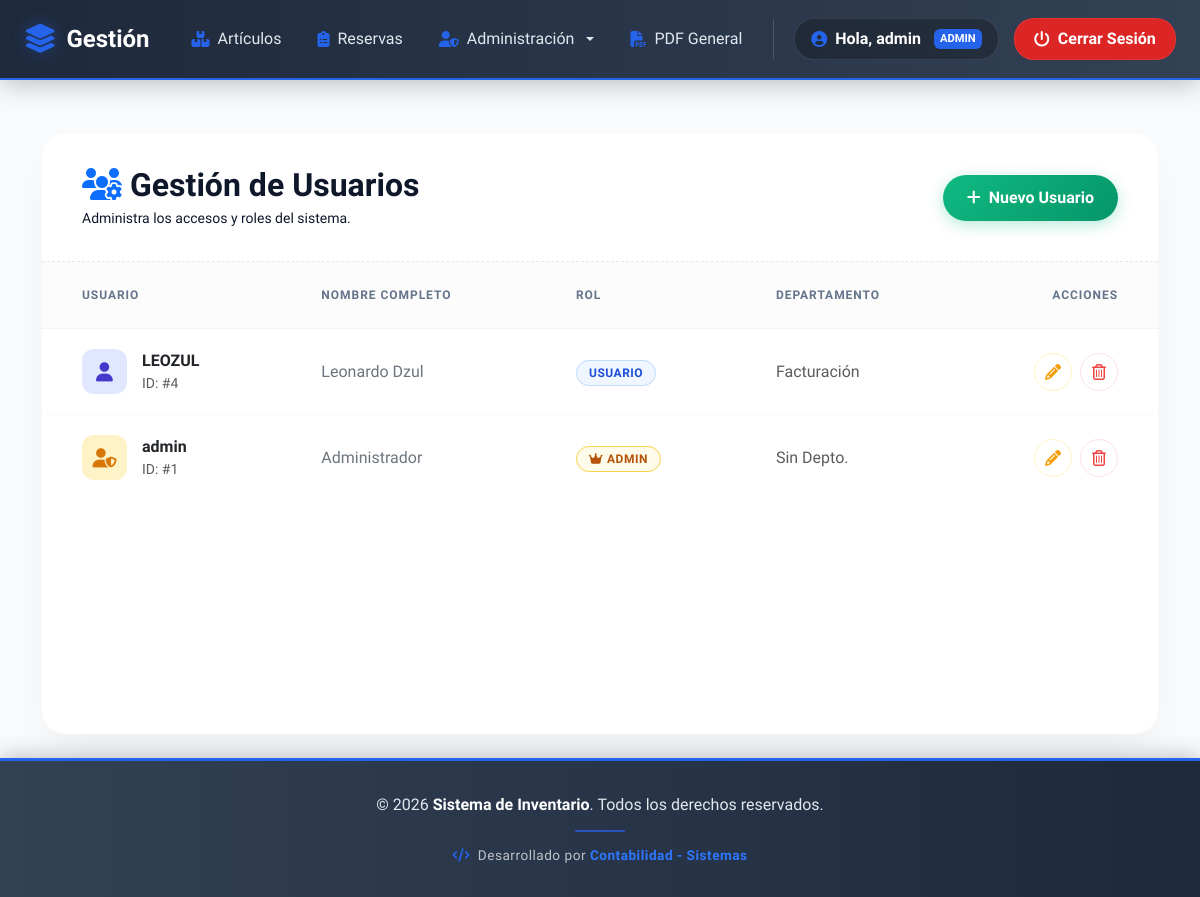
/admin_users.php (signed in), run on an earlier commit of the app's database.
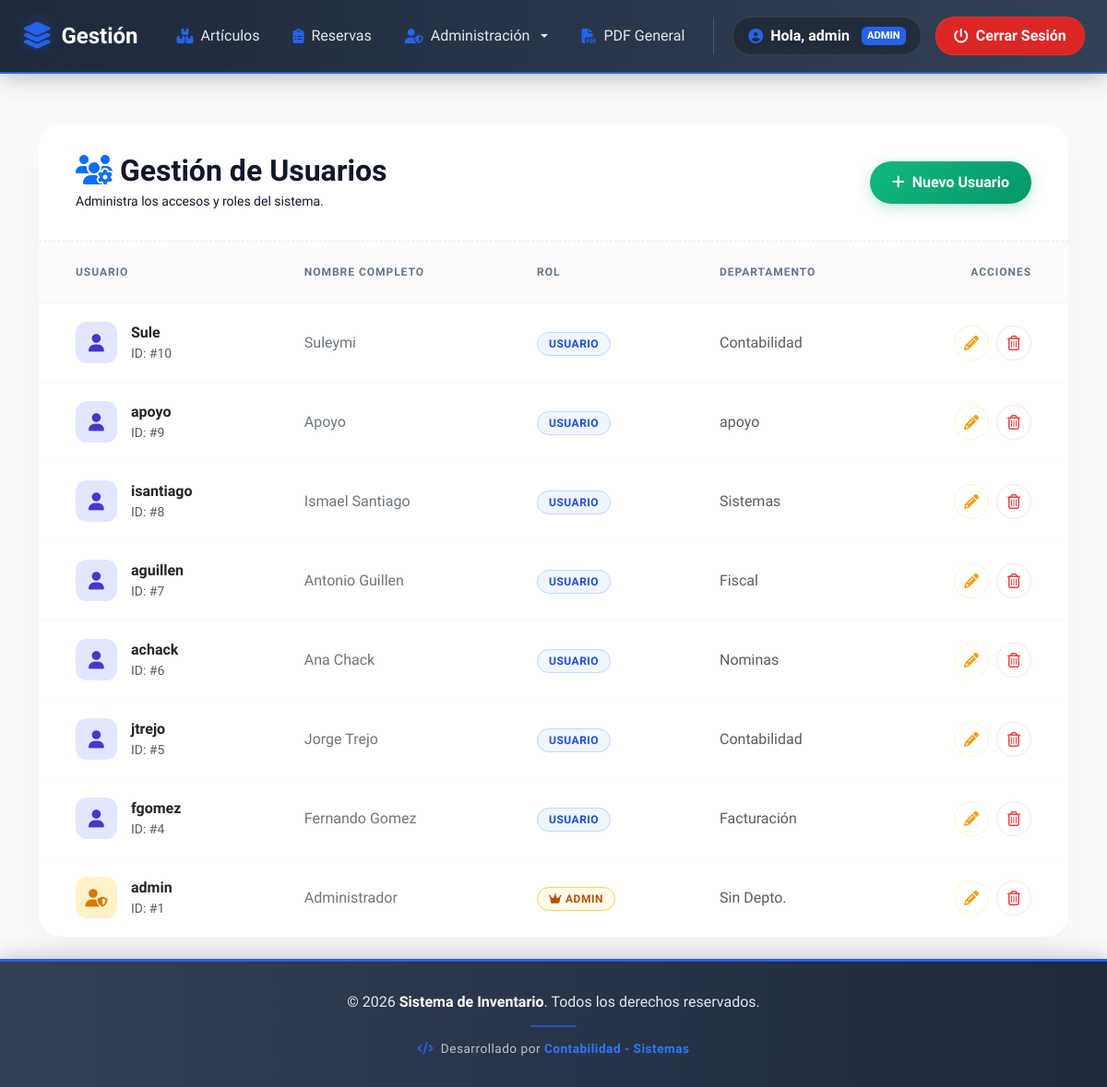
And on a later commit of the database.
### tables this page shows
CREATE TABLE `users` (
  `id` int(11) NOT NULL,
  `username` varchar(100) NOT NULL,
  `password` varchar(255) NOT NULL,
  `full_name` varchar(255) DEFAULT NULL,
  `email` varchar(255) DEFAULT NULL,
  `role` enum('admin','usuario') NOT NULL DEFAULT 'usuario',
  `department_id` int(11) DEFAULT NULL,
  `created_at` timestamp NOT NULL DEFAULT current_timestamp()
);

CREATE TABLE `departments` (
  `id` int(11) NOT NULL,
  `name` varchar(255) NOT NULL
);

### config/auth.php (called while the page is built, shortened)
<?php
require_once __DIR__ . '/db.php';
function is_logged_in() {
    return isset($_SESSION['user_id']);
}
function current_user() {
    global $conn;
    $id = (int)$_SESSION['user_id'];
    $stmt = $conn->prepare("SELECT u.*, d.name as department_name FROM users u LEFT JOIN departments d ON u.department_id=d.id WHERE u.id = ?");
    $stmt->bind_param("i",$id);
    $stmt->execute();
    $res = $stmt->get_result();
    return $res->fetch_assoc();
}
?>

### public/admin_users.php (the view, shortened to what this page needs)
<?php
require_once __DIR__ . '/../config/auth.php';
$items_per_page = 12;
$page = isset($_GET['page']) ? (int)$_GET['page'] : 1;
$offset = ($page - 1) * $items_per_page;
$users = [];
$res = $conn->query("
    SELECT u.*, d.name AS department_name
    FROM users u
    LEFT JOIN departments d ON u.department_id = d.id
    ORDER BY u.created_at DESC
    LIMIT $offset, $items_per_page
");
while($r = $res->fetch_assoc()) $users[] = $r;
?>
<!doctype html>
<html lang="es">
<head>
    <link href="https://cdn.jsdelivr.net/npm/bootstrap@5.3.3/dist/css/bootstrap.min.css" rel="stylesheet">
    <link rel="stylesheet" href="https://cdnjs.cloudflare.com/ajax/libs/font-awesome/6.4.0/css/all.min.css">
</head>
<body>
    <?php include("navbar.php"); ?>
    <div class="container py-4">
        <div class="card-modern">
            <div class="card-header-modern">
                <div>
                    <h2 class="fw-bold mb-1"><i class="fa-solid fa-users-gear me-2 text-primary"></i>Gestión de Usuarios
                    </h2>
                    <p class="text-gray mb-0 small">Administra los accesos y roles del sistema.</p>
                </div>
                <button class="btn-add-custom" onclick="openAddModal()">
                    <i class="fa-solid fa-plus me-2"></i>Nuevo Usuario
                </button>
            </div>
            <div class="table-responsive flex-grow-1">
                <table class="table-modern">
                    <thead>
                        <tr>
                            <th>Usuario</th>
                            <th>Nombre Completo</th>
                            <th>Rol</th>
                            <th>Departamento</th>
                            <th class="text-end">Acciones</th>
                        </tr>
                    </thead>
                    <tbody>
                        <?php if(count($users) > 0): ?>
                        <?php foreach($users as $u):
                            $isAdmin = ($u['role'] === 'admin');
                        ?>
                        <tr class="user-row">
                            <td>
                                <div class="d-flex align-items-center">
                                    <div class="role-avatar <?= $isAdmin ? 'avatar-admin' : 'avatar-user' ?>">
                                        <i class="fa-solid <?= $isAdmin ? 'fa-user-shield' : 'fa-user' ?>"></i>
                                    </div>
                                    <div class="fw-bold text-dark">
                                        <?= htmlspecialchars($u['username'] ?? '') ?>
                                        <div class="small text-muted fw-normal">ID: #<?= $u['id'] ?></div>
                                    </div>
                                </div>
                            </td>
                            <td class="text-secondary fw-medium">
                                <?= htmlspecialchars($u['full_name'] ?? '---') ?>
                            </td>
                            <td>
                                <?php if($isAdmin): ?>
                                <span class="badge-role badge-admin-style"><i
                                        class="fa-solid fa-crown me-1"></i>Admin</span>
                                <?php else: ?>
                                <span class="badge-role badge-user-style">Usuario</span>
                                <?php endif; ?>
                            </td>
                            <td class="text-muted">
                                <?= htmlspecialchars($u['department_name'] ?? 'Sin Depto.') ?>
                            </td>
                            <td class="text-end">
                                <div class="btn-action-group">
                                    <button class="btn-circle btn-edit-modern"
                                        onclick='openEditModal(<?= json_encode($u) ?>)' title="Editar Usuario">
                                        <i class="fa-solid fa-pencil"></i>
                                    </button>
                                    <button class="btn-circle btn-delete-modern"
                                        onclick="openDeleteModal(<?= $u['id'] ?>, '<?= htmlspecialchars($u['username']) ?>')"
                                        title="Eliminar Usuario">
                                        <i class="fa-regular fa-trash-can"></i>
                                    </button>
                                </div>
                            </td>
                        </tr>
                        <?php endforeach; ?>
                        <?php endif; ?>
                    </tbody>
                </table>
            </div>
        </div>
    </div>
    <?php include("footer.php"); ?>
</body>
</html>

### public/navbar.php (shortened to what this page needs)
<?php
require_once __DIR__ . '/../config/auth.php';
$user = is_logged_in() ? current_user() : null;
if (!isset($tema)) {
    $tema = [
        'nav_title' => 'Gestión',
        'primary_color' => '#334155',
        'dark_color' => '#1e293b',
        'accent_color' => '#2563eb'
    ];
}
?>
<nav class="navbar navbar-expand-lg navbar-custom">
    <div class="container-fluid px-4">
        <a class="navbar-brand-custom" href="index.php">
            <i class="fas <?= $tema['hero_icon'] ?? 'fa-layer-group' ?>"></i>
            <span><?= htmlspecialchars($tema['nav_title']) ?></span>
        </a>
        <div class="collapse navbar-collapse" id="navbarContent">
            <ul class="navbar-nav me-auto mb-2 mb-lg-0">
                <li class="nav-item">
                    <a class="nav-link-custom" href="items.php">
                        <i class="fas <?= $tema['icon_adornos'] ?? 'fa-boxes-stacked' ?>"></i>
                        <span>Artículos</span>
                    </a>
                </li>
                <li class="nav-item">
                    <a class="nav-link-custom" href="reservations.php">
                        <i class="fas <?= $tema['icon_reservas'] ?? 'fa-clipboard-list' ?>"></i>
                        <span>Reservas</span>
                    </a>
                </li>
                <?php if($user && $user['role'] === 'admin'): ?>
                <li class="nav-item dropdown">
                    <a class="nav-link-custom dropdown-toggle" href="#" id="adminDropdown" role="button"
                        data-bs-toggle="dropdown" aria-expanded="false">
                        <i class="fas fa-user-shield"></i>
                        <span>Administración</span>
                    </a>
                </li>
                <?php endif; ?>
                <?php if($user && $user['role'] === 'admin'): ?>
                <li class="nav-item">
                    <a class="nav-link-custom" href="report_pdf.php?type=reservations" target="_blank">
                        <i class="fas fa-file-pdf"></i><span>PDF General</span>
                    </a>
                </li>
                <?php endif; ?>
            </ul>
            <div class="user-section">
                <?php if($user): ?>
                <div class="user-welcome">
                    <i class="fas fa-circle-user"></i>
                    <span>Hola, <?= htmlspecialchars($user['username']) ?></span>
                    <?php if($user['role'] === 'admin'): ?>
                    <span class="badge-admin">ADMIN</span>
                    <?php endif; ?>
                </div>
                <a class="btn-logout" href="logout.php">
                    <i class="fas fa-power-off"></i>
                    <span>Cerrar Sesión</span>
                </a>
                <?php endif; ?>
            </div>
        </div>
    </div>
</nav>

### public/footer.php (shortened to what this page needs)
<footer class="footer-custom mt-auto">
    <div class="container text-center">
        <p class="mb-1">
            &copy; <?php echo date('Y'); ?> <strong>Sistema de Inventario</strong>. Todos los derechos reservados.
        </p>
        <div class="footer-divider"></div>
        <p class="mb-0 small credits-text">
            <i class="fas fa-code me-1"></i> Desarrollado por <strong>Contabilidad - Sistemas</strong>
        </p>
    </div>
</footer>

### public/admin_users.php (style rules this page uses)
:root { --body-bg: #f8fafc; --text-dark: #0f172a; --text-gray: #64748b; --primary-accent: #10b981; }
body { background-color: var(--body-bg); font-family: 'Plus Jakarta Sans', sans-serif; padding-top: 110px; color: var(--text-dark); }
.card-modern { background: #ffffff; border: none; border-radius: 24px; box-shadow: 0 20px 40px -10px rgba(0, 0, 0, 0.05); overflow: hidden; display: flex; flex-direction: column; min-height: 600px; }
.card-header-modern { padding: 2rem 2.5rem; background: #ffffff; border-bottom: 1px dashed #e2e8f0; display: flex; justify-content: space-between; align-items: center; }
.btn-add-custom { background: linear-gradient(135deg, #10b981 0%, #059669 100%); color: white; border: none; padding: 0.7rem 1.5rem; border-radius: 50px; font-weight: 600; box-shadow: 0 4px 15px rgba(16, 185, 129, 0.3); transition: all 0.3s ease; }
.table-modern { width: 100%; border-collapse: separate; border-spacing: 0; }
.table-modern th { text-transform: uppercase; font-size: 0.75rem; letter-spacing: 0.08em; color: var(--text-gray); font-weight: 700; padding: 1.5rem 2.5rem; background: #fcfcfc; border-bottom: 1px solid #f1f5f9; }
.table-modern td { padding: 1.25rem 2.5rem; vertical-align: middle; border-bottom: 1px solid #f8fafc; }
.table-modern tr:last-child td { border-bottom: none; }
.user-row { transition: background-color 0.2s ease; }
.role-avatar { width: 45px; height: 45px; border-radius: 12px; display: flex; align-items: center; justify-content: center; font-size: 1.2rem; margin-right: 15px; }
.avatar-admin { background: #fef3c7; color: #d97706; }
.avatar-user { background: #e0e7ff; color: #4338ca; }
.badge-role { padding: 5px 12px; border-radius: 20px; font-size: 0.75rem; font-weight: 600; text-transform: uppercase; letter-spacing: 0.5px; }
.badge-admin-style { background: #fffbeb; color: #b45309; border: 1px solid #fcd34d; }
.badge-user-style { background: #eff6ff; color: #1d4ed8; border: 1px solid #bfdbfe; }
.btn-action-group { display: flex; gap: 8px; justify-content: flex-end; }
.btn-circle { width: 38px; height: 38px; border-radius: 50%; border: 1px solid transparent; display: flex; align-items: center; justify-content: center; transition: all 0.2s; background: white; }
.btn-edit-modern { color: #f59e0b; border-color: #fef3c7; }
.btn-delete-modern { color: #ef4444; border-color: #fee2e2; }

What changed in the data, as far as the page shows it:
added users: username "Sule", id "10", full_name "Suleymi", role "USUARIO", department.name "Contabilidad"
added users: username "apoyo", id "9", full_name "Apoyo", role "USUARIO", department.name "apoyo"
added users: username "isantiago", id "8", full_name "Ismael Santiago", role "USUARIO", department.name "Sistemas"
added users: username "aguillen", id "7", full_name "Antonio Guillen", role "USUARIO", department.name "Fiscal"
added users: username "achack", id "6", full_name "Ana Chack", role "USUARIO", department.name "Nominas"
added users: username "jtrejo", id "5", full_name "Jorge Trejo", role "USUARIO", department.name "Contabilidad"
changed users "Facturación": username "LEOZUL" → "fgomez"; full_name "Leonardo Dzul" → "Fernando Gomez"
